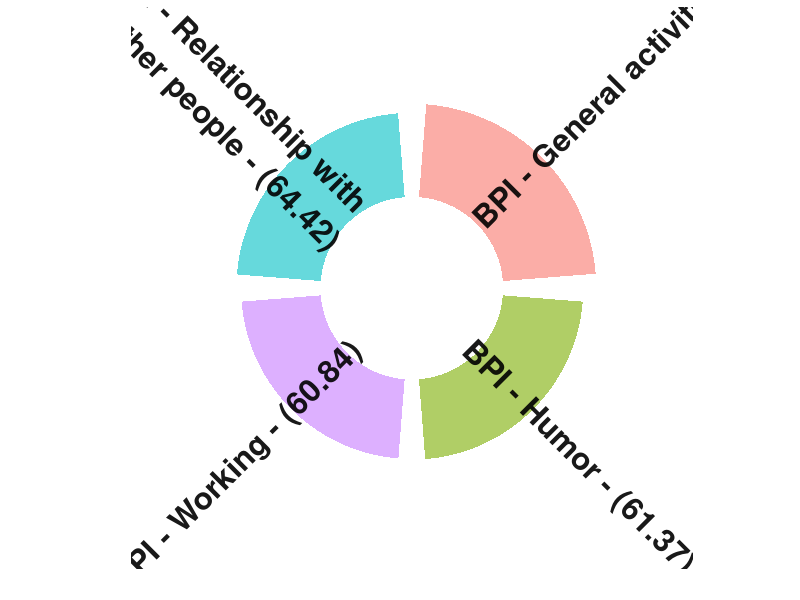
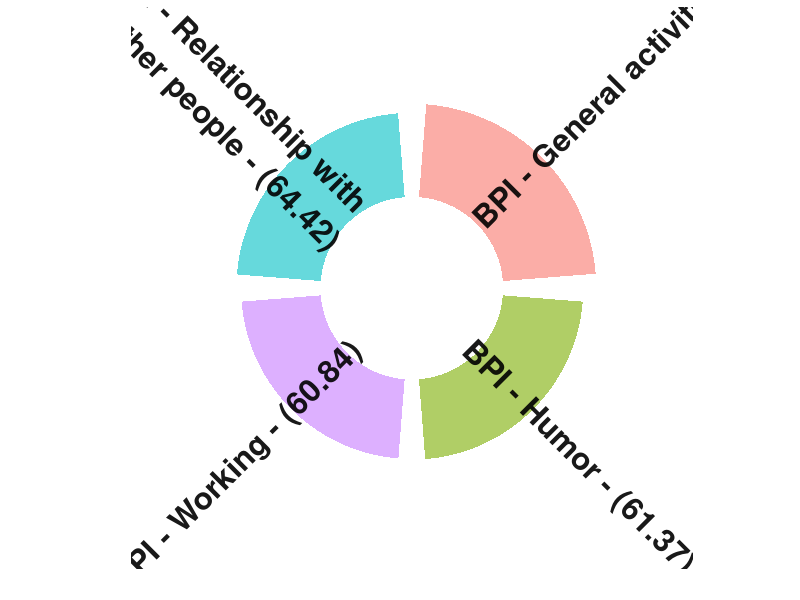

Reproduce these figures in R, in order.
# library
library(tidyverse)

# Create dataset
data <- data.frame(
  individual=paste( "Mister ", seq(1,60), sep=""),
  Variable=c( rep('A', 10), rep('B', 30), rep('C', 14), rep('D', 6)) ,
  value=sample( seq(10,100), 60, replace=T)
)

setwd('C:/GD/DS/Lefort/RelevanciaEstatistica/INGLES')

d30 = read.csv('outputdata/biserial_DN_pvaluefilter_03.csv', encoding = 'UTF-8')

names(d30)[3] = 'value'
names(d30)[2] = 'individual'
names(d30)[1] = 'Variable'

data = d30
data[c(4:6)] = NULL
data$value = 100*data$value

#Change factor level order 
data$Variable = fct_rev(data$Variable)

# Set a number of 'empty bar' to add at the end of each Variable
empty_bar <- 0
to_add <- data.frame( matrix(NA, empty_bar*nlevels(data$Variable), ncol(data)) )
colnames(to_add) <- colnames(data)
to_add$Variable <- rep(levels(data$Variable), each=empty_bar)
data <- rbind(data, to_add)
data <- data %>% arrange(Variable)
data$id <- seq(1, nrow(data))


# Get the name and the y position of each label
label_data <- data
number_of_bar <- nrow(label_data)
angle <- 90 - 360 * (label_data$id-0.5) /number_of_bar     # I substract 0.5 because the letter must have the angle of the center of the bars. Not extreme right(1) or extreme left (0)
label_data$hjust <- ifelse( angle < -90, 1, 0)
label_data$angle <- ifelse(angle < -90, angle+180, angle)

#Criar uma label customizada
label_data$value = round(label_data$value, 2)
label_data$individual = paste(label_data$individual," - (",label_data$value,")",sep = "")

#Para os casos de valores negativos
label_data$position = ifelse(label_data$value>0,label_data$value,50)

# Mudar a legenda
str(label_data)
label_data$individual = c(label_data$individual[1:3],'BPI - Relationship with \n other people - (64.42)')
label_data$individual

# Make the plot
p <- ggplot(data, aes(x=as.factor(id), y=value, fill=individual)) +       # Note that id is a factor. If x is numeric, there is some space between the first bar
  geom_bar(stat="identity", alpha = 0.6) +
  ylim(-70,102) +
  theme_minimal() +
  theme(
    legend.position = 'none',
    axis.text.x = element_blank(), 
    panel.grid = element_blank(),
    plot.title = element_text(hjust = 0.5, size = 25),
    #Tamanho da legenda
    legend.title = element_text(size = 35),
    legend.text = element_text(size = 32), 
    axis.text.y = element_blank()
  ) + 
  coord_polar() + 
  geom_text(data=label_data, aes(x=id, y=position-70, label=individual, hjust=hjust), 
            color="black", fontface="bold",alpha=0.9, size=8, angle= label_data$angle, inherit.aes = FALSE ) + 
  xlab('') + 
  ylab('')
  # ggtitle("Correlação entre a questão do questionário DN4 - Alfinetada e agulhada 
  #         com variáveis de caráter ordinal")
p
tiff('outputdata/imgs/DN_Bisserial.tiff', width = 16, height = 16, units ='in', res = 200)
p
dev.off()

